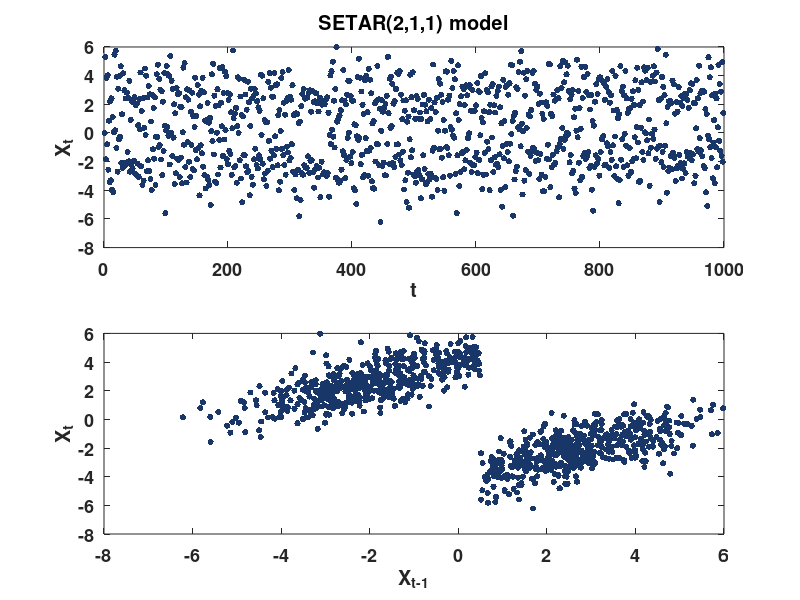
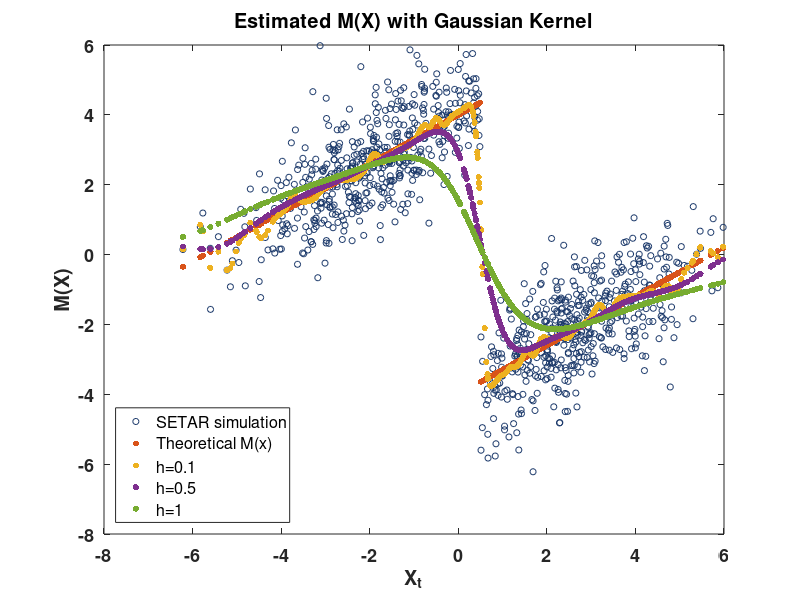
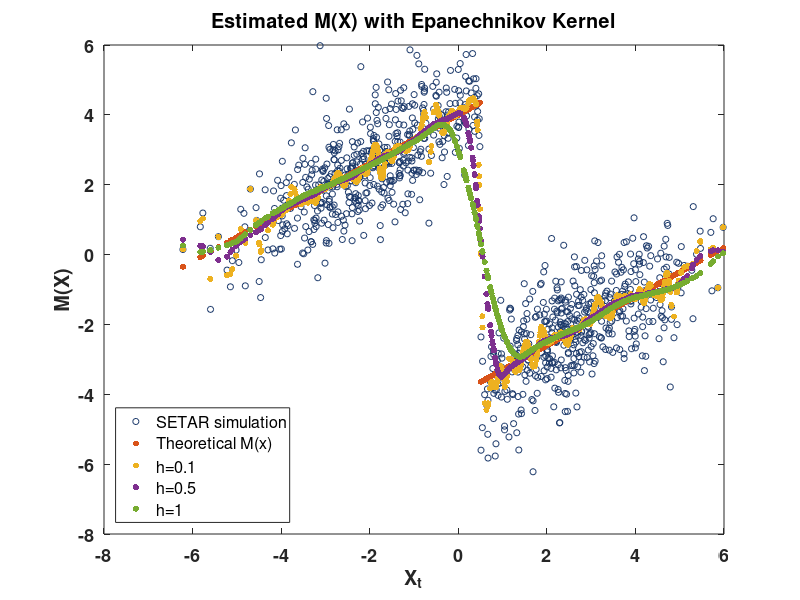

Write MATLAB code to recreate these figures, in order. (Note: this script raises an error after producing the figures.)
clc; clear; close all;

% Parameters
T = 1000; % Number of observations
threshold = 0.5; % Threshold for the SETAR model
x_setar = zeros(T, 1); % Initialize the time series
epsilon = randn(T, 1); % Noise term

% SETAR(2,1,1) Model Simulation
for t = 2:T
    if x_setar(t-1) <= threshold
        x_setar(t) = 4 + 0.7 * x_setar(t-1) + epsilon(t);                       % Regime 1
    else
        x_setar(t) = -4 + 0.7 * x_setar(t-1) + epsilon(t);                      % Regime 2
    end
end

% Theoretical Conditional Mean M(x)
M_theoretical = zeros(T-1, 1);
for t = 1:(T-1)
    if x_setar(t) <= threshold
        M_theoretical(t) = 4 + 0.7 * x_setar(t);    % Conditional mean in Regime 1
    else
        M_theoretical(t) = -4 + 0.7 * x_setar(t);   % Conditional mean in Regime 2
    end
end

% Prepare data for Nadaraya-Watson estimation
x_t = x_setar(1:end-1);
y_t_plus_1 = x_setar(2:end);

% Bandwidths to explore
bandwidths = [0.1, 0.5, 1];

% Initialize containers for the estimated M(x) values
M_estimated_gaussian = zeros(T-1, length(bandwidths));
M_estimated_epanechnikov = zeros(T-1, length(bandwidths));

% Gaussian Kernel Function
gaussian_kernel = @(u) exp(-0.5 * u.^2) / sqrt(2 * pi);

% Epanechnikov Kernel Function
epanechnikov_kernel = @(u) 0.75 * (1 - u.^2).* (abs(u) <= 1);

% Nadaraya-Watson Estimation using Gaussian Kernel
for j = 1:length(bandwidths)
    h = bandwidths(j);
    for i = 1:length(x_t)
        u_gaussian = (x_t - x_t(i)) / h;
        weights_gaussian = gaussian_kernel(u_gaussian);
        M_estimated_gaussian(i, j) = sum(weights_gaussian .* y_t_plus_1) / sum(weights_gaussian);
    end
end

% Nadaraya-Watson Estimation using Epanechnikov Kernel
for j = 1:length(bandwidths)
    h = bandwidths(j);
    for i = 1:length(x_t)
        u_epanechnikov = (x_t - x_t(i)) / h;
        weights_epanechnikov = epanechnikov_kernel(u_epanechnikov);
        M_estimated_epanechnikov(i, j) = sum(weights_epanechnikov .* y_t_plus_1) / sum(weights_epanechnikov);
    end
end


% Plotting

% Define the custom color
customRed = [195/255, 31/255, 51/255];
customBlue = [24/255, 54/255, 104/255];

% Font size and weight
fontSize = 13;
fontWeight = 'bold';


% Time vector
time = (1:T-1)';

% 1. Scatter plot of X_t against X_{t-1}
figure
subplot(2,1,1)
scatter(time, x_t, 20, customBlue, 'filled')
xlabel('t', 'FontWeight', fontWeight, 'FontSize', fontSize);
ylabel('X_t', 'FontWeight', fontWeight, 'FontSize', fontSize);
title('SETAR(2,1,1) model');
set(gca, 'FontWeight', fontWeight, 'FontSize', fontSize); % Set font size and weight for ticks
box on
subplot(2,1,2)
scatter(x_t, y_t_plus_1, 20, customBlue, 'filled');
xlabel('X_{t-1}', 'FontWeight', fontWeight, 'FontSize', fontSize);
ylabel('X_t', 'FontWeight', fontWeight, 'FontSize', fontSize);
set(gca, 'FontWeight', fontWeight, 'FontSize', fontSize); % Set font size and weight for ticks
box on;


% 2. Plot estimated conditional mean with Gaussian kernel
figure
scatter(x_t, y_t_plus_1, 20, customBlue);
hold on;
scatter(x_t, M_theoretical, 20, 'filled');
for j = 1:length(bandwidths)
    scatter(x_t, M_estimated_gaussian(:, j), 20, 'filled');
end
title('Estimated M(X) with Gaussian Kernel');
xlabel('X_t', 'FontWeight',fontWeight,'FontSize',fontSize);
ylabel('M(X)', 'FontWeight',fontWeight,'FontSize',fontSize);
legend(['SETAR simulation', 'Theoretical M(x)', arrayfun(@(h) ['h=', num2str(h)], bandwidths, 'UniformOutput', false)],'Location','southwest');
set(gca, 'FontWeight', fontWeight, 'FontSize', fontSize); % Set font size and weight for ticks
box on;

% 3. Plot estimated conditional mean with Epanechnikov kernel
figure
scatter(x_t, y_t_plus_1, 20, customBlue)
hold on;
scatter(x_t, M_theoretical, 20, 'filled');
for j = 1:length(bandwidths)
    scatter(x_t, M_estimated_epanechnikov(:, j), 20, 'filled');
end
title('Estimated M(X) with Epanechnikov Kernel');
xlabel('X_t', 'FontWeight',fontWeight,'FontSize',fontSize);
ylabel('M(X)', 'FontWeight',fontWeight,'FontSize',fontSize);
legend(['SETAR simulation', 'Theoretical M(x)', arrayfun(@(h) ['h=', num2str(h)], bandwidths, 'UniformOutput', false)],'Location','southwest');
set(gca, 'FontWeight', fontWeight, 'FontSize', fontSize); % Set font size and weight for ticks
box on;

current_file = 'Part2.m';
new_directory = '/home/olivermussmann/Documents/GitHub/02427-AdvancedTimeSeries-CEX1/code_matlab';
copyfile(current_file, new_directory);